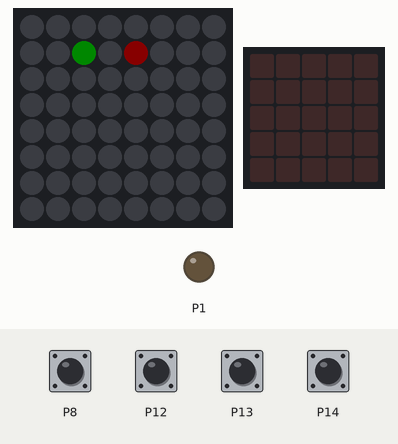
This program was run on a simulated BBC micro:bit (MakeCode). Parts: 8×8 RGB LED matrix, the board's 5×5 LED display, output pins drawn as LEDs (lit = HIGH). Inputs (shaded band) come from the test bench; at power-on: P8, P12–14 HIGH. Dim RGB values are drawn brighter than linear; random numbers come from a fixed seed.

Above: at 1.2 s.
1.3 s: P8 pulled LOW for 0.15 s
At 2.7 s:
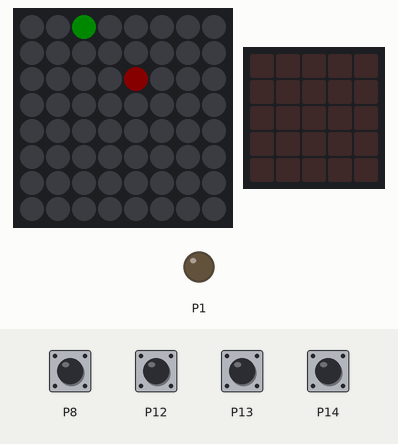
3.0 s: P12 pulled LOW for 0.15 s
At 4.2 s:
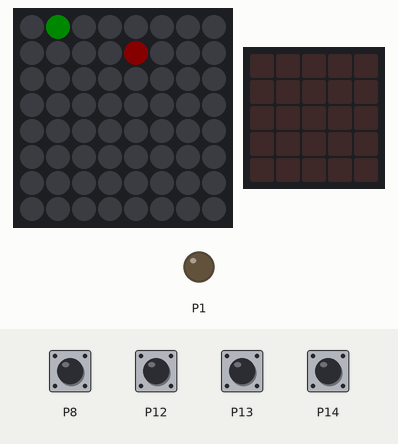
4.7 s: P13 pulled LOW for 0.15 s
At 5.5 s:
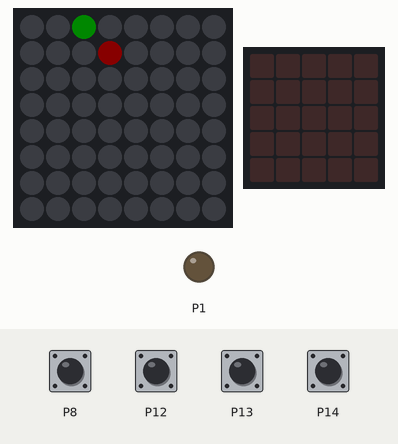
6.4 s: P14 pulled LOW for 0.15 s
At 6.9 s:
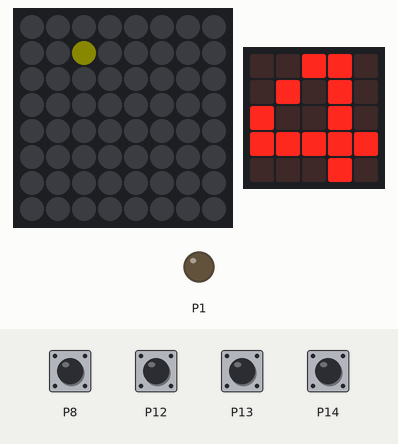
9.5 s: P8 pulled LOW for 0.15 s
At 10.4 s:
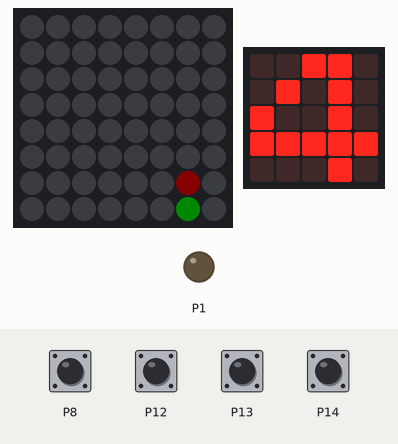
11.2 s: P12 pulled LOW for 0.15 s
At 12.8 s:
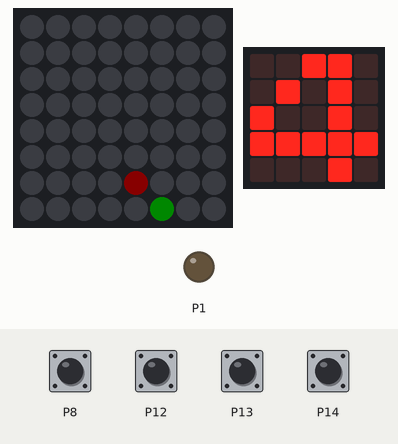
Timing chart, 0 to 13.9 s (numbered marks = the images above; inputs shaded):
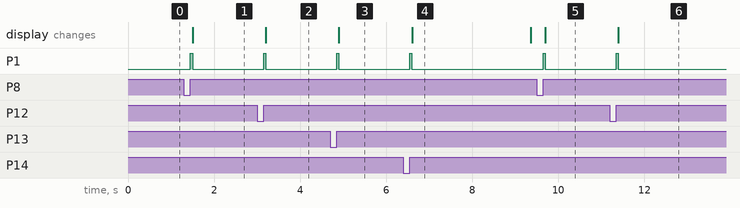

The program:

main.ts
```typescript
// Version 3 OK
function targetStopp() {

    if (X_TC > 7) {
        X_TC = 7
    }

    if (Y_TC > 7) {
        Y_TC = 7
    }

    if (X_TC < 0) {
        X_TC = 0
    }

    if (Y_TC < 0) {
        Y_TC = 0
    }

}

function Win() {

    // IF target over laps with player
    display.clear()
    display.setMatrixColor(X_C, Y_C, GAME_ZIP64.colors(ZipLedColors.Yellow))
    display.show()
    basic.showNumber(StepCount)
    // basic.show_string("W")
    basic.pause(2000)
    display.clear()
    X_C = randint(0, 7)
    Y_C = randint(0, 7)
    X_TC = randint(0, 7)
    Y_TC = randint(0, 7)
    display.setMatrixColor(X_C, Y_C, GAME_ZIP64.colors(ZipLedColors.Green))
    display.setMatrixColor(X_TC, Y_TC, GAME_ZIP64.colors(ZipLedColors.Red))
    display.show()
    Rand_top += 1
    Rand_bottom -= 1
}

GAME_ZIP64.onButtonPress(GAME_ZIP64.ZIP64ButtonPins.Up, GAME_ZIP64.ZIP64ButtonEvents.Click, function UpButtonClick() {

    // basic.show_string("U")
    // basic.pause(2000)
    GAME_ZIP64.runMotor(50)
    Y_C -= 1
    StepCount += 1
    // IF target over laps with player
    if (X_C == X_TC && Y_C == Y_TC) {
        Win()
    } else {
        // Makes you go to the other side
        if (Y_C < 0) {
            Y_C = 7
        }

        RandInt_X = randint(Rand_bottom, Rand_top)
        RandInt_Y = randint(Rand_bottom, Rand_top)
        // Makes movement number randome again
        if (RandInt_X == 0 && RandInt_Y == 0) {
            RandInt_X = randint(Rand_bottom, Rand_top)
            RandInt_Y = randint(Rand_bottom, Rand_top)
        }

        X_TC = X_TC + RandInt_X
        Y_TC = Y_TC + RandInt_Y
        targetStopp()
        display.clear()
        display.setMatrixColor(X_C, Y_C, GAME_ZIP64.colors(ZipLedColors.Green))
        display.setMatrixColor(X_TC, Y_TC, GAME_ZIP64.colors(ZipLedColors.Red))
        display.show()
        // IF target over laps with player
        if (X_C == X_TC && Y_C == Y_TC) {
            Win()
        }

    }

})
GAME_ZIP64.onButtonPress(GAME_ZIP64.ZIP64ButtonPins.Down, GAME_ZIP64.ZIP64ButtonEvents.Click, function DownButtonClick() {

    // basic.show_string("D")
    // basic.pause(2000)
    GAME_ZIP64.runMotor(50)
    // led.unplot(X_C, Y_C)
    Y_C += 1
    StepCount += 1
    // IF target over laps with player
    if (X_C == X_TC && Y_C == Y_TC) {
        Win()
    } else {
        // Makes you go to the other side
        if (Y_C > 7) {
            Y_C = 0
        }

        RandInt_X = randint(Rand_bottom, Rand_top)
        RandInt_Y = randint(Rand_bottom, Rand_top)
        // Makes movement number randome again
        if (RandInt_X == 0 && RandInt_Y == 0) {
            RandInt_X = randint(Rand_bottom, Rand_top)
            RandInt_Y = randint(Rand_bottom, Rand_top)
        }

        X_TC = X_TC + RandInt_X
        Y_TC = Y_TC + RandInt_Y
        targetStopp()
        display.clear()
        display.setMatrixColor(X_C, Y_C, GAME_ZIP64.colors(ZipLedColors.Green))
        display.setMatrixColor(X_TC, Y_TC, GAME_ZIP64.colors(ZipLedColors.Red))
        display.show()
        // led.plot(X_TC, Y_TC)
        // IF target over laps with player
        if (X_C == X_TC && Y_C == Y_TC) {
            Win()
        }

    }

})
GAME_ZIP64.onButtonPress(GAME_ZIP64.ZIP64ButtonPins.Left, GAME_ZIP64.ZIP64ButtonEvents.Click, function LeftButtonClick() {

    // basic.show_string("L")
    // basic.pause(2000)
    GAME_ZIP64.runMotor(50)
    // led.unplot(X_C, Y_C)
    X_C -= 1
    StepCount += 1
    // IF target over laps with player
    if (X_C == X_TC && Y_C == Y_TC) {
        Win()
    } else {
        // Makes you go to the other side
        if (X_C < 0) {
            X_C = 7
        }

        RandInt_X = randint(Rand_bottom, Rand_top)
        RandInt_Y = randint(Rand_bottom, Rand_top)
        // Makes movement number randome again
        if (RandInt_X == 0 && RandInt_Y == 0) {
            RandInt_X = randint(Rand_bottom, Rand_top)
            RandInt_Y = randint(Rand_bottom, Rand_top)
        }

        X_TC = X_TC + RandInt_X
        Y_TC = Y_TC + RandInt_Y
        targetStopp()
        display.clear()
        display.setMatrixColor(X_C, Y_C, GAME_ZIP64.colors(ZipLedColors.Green))
        display.setMatrixColor(X_TC, Y_TC, GAME_ZIP64.colors(ZipLedColors.Red))
        display.show()
        // led.plot(X_TC, Y_TC)
        // IF target over laps with player
        if (X_C == X_TC && Y_C == Y_TC) {
            Win()
        }

    }

})
GAME_ZIP64.onButtonPress(GAME_ZIP64.ZIP64ButtonPins.Right, GAME_ZIP64.ZIP64ButtonEvents.Click, function RightButtonClick() {

    // basic.show_string("R")
    // basic.pause(2000)
    GAME_ZIP64.runMotor(50)
    // led.unplot(X_C, Y_C)
    X_C += 1
    StepCount += 1
    // IF target over laps with player
    if (X_C == X_TC && Y_C == Y_TC) {
        Win()
    } else {
        // Makes you go to the other side
        if (X_C > 7) {
            X_C = 0
        }

        RandInt_X = randint(Rand_bottom, Rand_top)
        RandInt_Y = randint(Rand_bottom, Rand_top)
        // Makes movement number randome again
        if (RandInt_X == 0 && RandInt_Y == 0) {
            RandInt_X = randint(Rand_bottom, Rand_top)
            RandInt_Y = randint(Rand_bottom, Rand_top)
        }

        X_TC = X_TC + RandInt_X
        Y_TC = Y_TC + RandInt_Y
        targetStopp()
        display.clear()
        display.setMatrixColor(X_C, Y_C, GAME_ZIP64.colors(ZipLedColors.Green))
        display.setMatrixColor(X_TC, Y_TC, GAME_ZIP64.colors(ZipLedColors.Red))
        display.show()
        // led.plot(X_TC, Y_TC)
        // IF target over laps with player
        if (X_C == X_TC && Y_C == Y_TC) {
            Win()
        }

    }

})
let display = GAME_ZIP64.createZIP64Display()
display.setBrightness(10)
display.clear()
//  Setup the start Screen
let StepCount = 0
let X_C = randint(0, 7)
let Y_C = randint(0, 7)
let X_TC = randint(0, 7)
let Y_TC = randint(0, 7)
let RandInt_X = 0
let RandInt_Y = 0
let Rand_top = 1
let Rand_bottom = -1
// Changes cordinates if there the same on start
if (X_C == X_TC && Y_C == Y_TC) {
    Y_C = randint(0, 7)
    X_C = randint(0, 7)
    Y_TC = randint(0, 7)
    X_TC = randint(0, 7)
}

// display: GAME_ZIP64.ZIP64Display = None
// display = GAME_ZIP64.create_zip64_display()
// display.clear()
// display.set_brightness(10)
display.setMatrixColor(X_C, Y_C, GAME_ZIP64.colors(ZipLedColors.Green))
display.setMatrixColor(X_TC, Y_TC, GAME_ZIP64.colors(ZipLedColors.Red))
// display.show()
// display.show_color(GAME_ZIP64.colors(ZipLedColors.RED))
// display.set_pixel_color_at(0, GAME_ZIP64.colors(ZipLedColors.BLUE))
// display.set_matrix_color(2, 2, GAME_ZIP64.colors(ZipLedColors.GREEN))
display.show()
```

test.ts
```typescript
// här hamnar tester och detta kompileras inte när det här paketet används som ett tillägg.
```

Measured:
- after the input at 1.3 s, P1: LOW → HIGH after 0.15 s, → LOW 0.05 s later
- after the input at 3.0 s, P1: LOW → HIGH after 0.15 s, → LOW 0.05 s later
- after the input at 4.7 s, P1: LOW → HIGH after 0.15 s, → LOW 0.05 s later
- after the input at 6.4 s, P1: LOW → HIGH after 0.15 s, → LOW 0.05 s later; the display: changes after 0.20 s (image 4)
- after the input at 9.5 s, P1: LOW → HIGH after 0.15 s, → LOW 0.05 s later
- after the input at 11.2 s, P1: LOW → HIGH after 0.15 s, → LOW 0.05 s later
- what the display in image 4 shows lasts 2.8 s, from 6.6 s to 9.4 s
